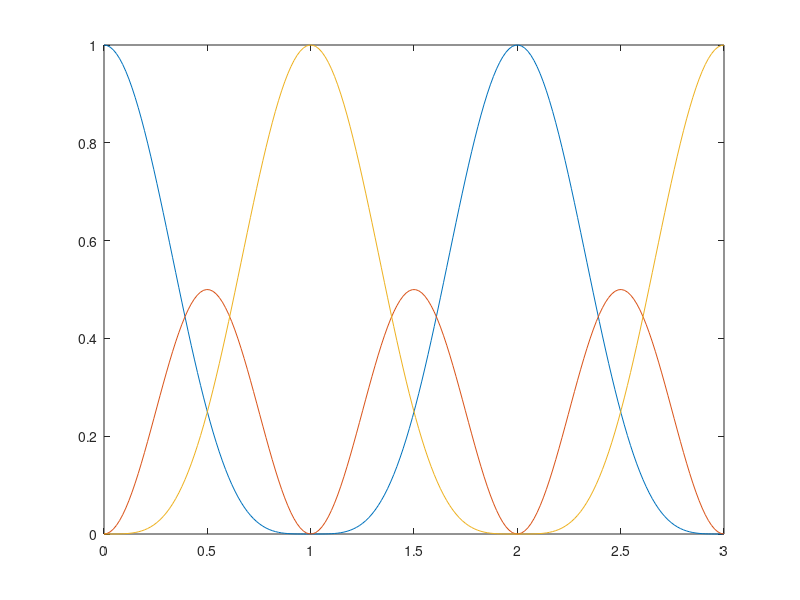

This figure's MATLAB source:
function Fig_1d
    Delta = 0;
    c_0 = [1; 0; 0];
    function ab = coeff(t,A,phi)
        Omega_0 = A*exp(-1j*phi);
        Omega_R = sqrt(Delta.^2 + abs(Omega_0).^2);
        ab(1) = cos(t*pi/2*Omega_R/(pi)) - 1j * Delta/Omega_R * sin(t*pi/2*Omega_R/(pi));
        ab(2) = 1j * Omega_0/Omega_R * sin(t*pi/2*Omega_R/(pi));
        ab = [ab(1), ab(2)];
    end

    
    function U = propagator(t,A,phi)
    ab = coeff(t,A,phi);
    a = ab(1);
    b = ab(2);
    U = [sqrt(4)/2*a.^2, sqrt(2)/1*a*b, sqrt(4)/2*b.^2;
        -sqrt(2)/1*a*conj(b), sqrt(1)/1*a*conj(a) - sqrt(1)/1*b*conj(b), sqrt(2)/1*conj(a)*b;
        sqrt(4)/2*conj(b).^2, -sqrt(2)/1*conj(a)*conj(b), sqrt(4)/2*conj(a).^2];
    end
    
    function c = propagation(t)
        c = propagator(t,pi,0)*c_0;
    end
    c = [];
    t_interval = linspace(0,3,200);
    for t = t_interval
        c = [c propagation(t)];
    end
    plot(t_interval, (abs(c(1,:))).^2, '-', t_interval, (abs(c(2,:))).^2, '-', t_interval, (abs(c(3,:))).^2, '-');
    ylim([0, 1]);
end